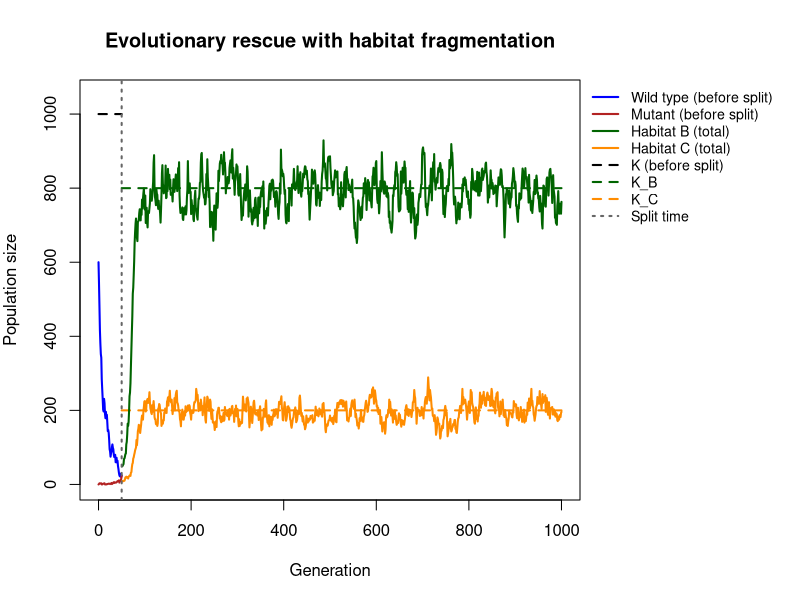
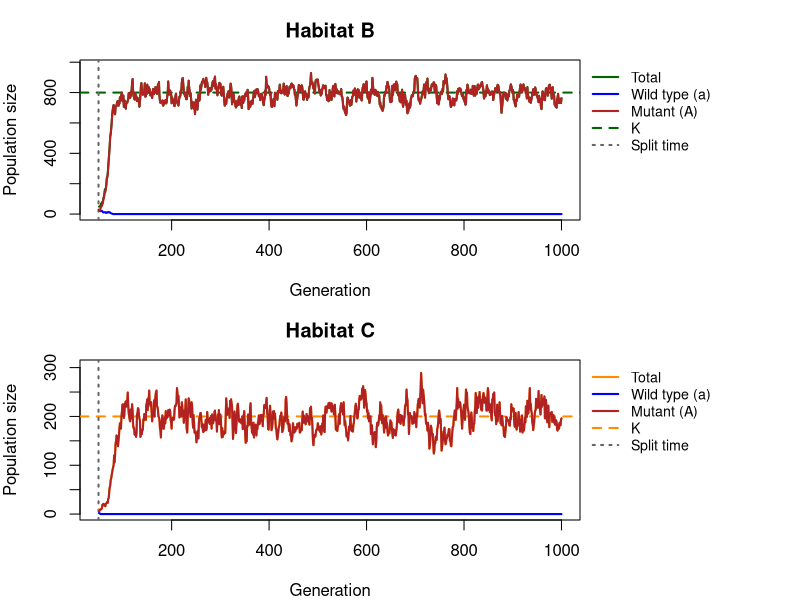
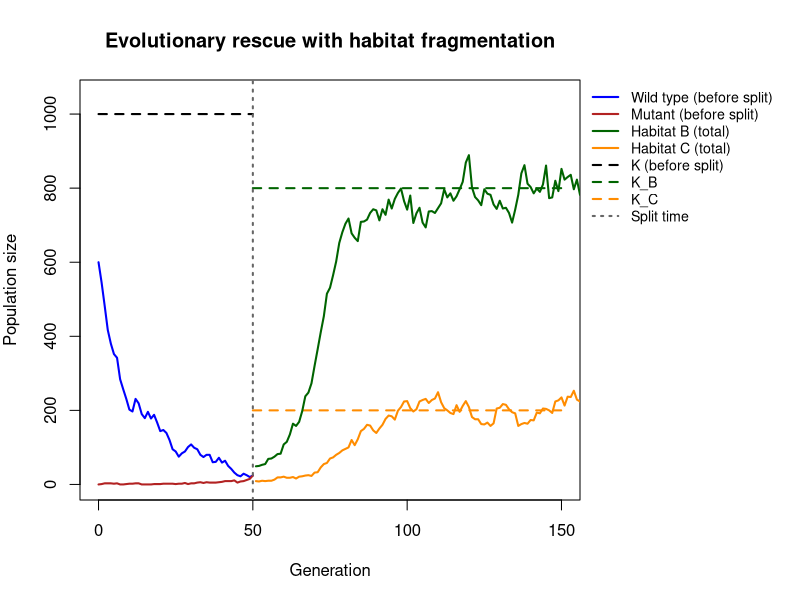
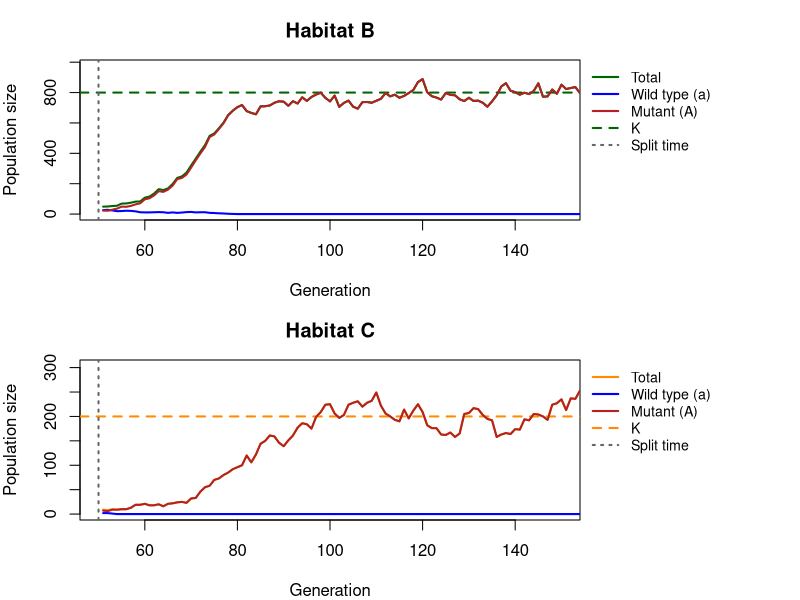

Write R code to recreate these figures, in order. (Note: this script raises an error after producing the figures.)
## ---- chunk 1
simulate_one_gen <- function(N_a, N_A, decay_rate, sel_coeff, mut_rate, K) {
  # total population size and per-capita growth rates without competition
  N_tot <- N_a + N_A
  rho_a <- -decay_rate
  rho_A <- sel_coeff - decay_rate
  # logistic growth: crowding reduces the growth of both types equally (set to 0 if negative)
  mean_a <- N_a * max(0, 1 + rho_a - rho_A * N_tot / K)
  mean_A <- N_A * max(0, 1 + rho_A - rho_A * N_tot / K)
  # draw offspring according to Poisson distribution
  offsp_a <- rpois(1, mean_a)
  offsp_A <- rpois(1, mean_A)
  
  # draw new mutants according to Poisson distribution
  mut_a_to_A <- rpois(1, offsp_a * mut_rate)
  
  # determine new population sizes of wild type and mutant
  N_a_new <- offsp_a - mut_a_to_A
  N_A_new <-  offsp_A + mut_a_to_A
  
  return(c(N_a_new, N_A_new))
}

 
# Test the function
print(simulate_one_gen(100,0,0.1,0.2,0.001,1000))




## ---- chunk 2
simulate_pop <- function(N_init_a, N_init_A, decay_rate, sel_coeff, mut_rate, t_max, K, habitat_prop, split_ratio, split_time) {
  # Create the vector in which to save the results
  pop_vector <- c(N_init_a, N_init_A)
  # initiate the variables
  pop_new <- c(N_init_a, N_init_A)
  
  # Create the vectors for the new habitats
  pop_vector_B <- NULL
  pop_vector_C <- NULL
  
  # run the simulation until generation t_max
  for (i in 1:t_max) {
    
     # Time when the fragmentation occur
    if (i == split_time + 1) {
      
    # Create the new habitats (creating new K)
    K_B <- K * habitat_prop
    K_C <- K * (1 - habitat_prop)
    
    #create the ratio of the splitting
    split_ratio_B <- split_ratio
    split_ratio_C <- (1 - split_ratio_B)
    # print(split_ratio_B)
    # print(split_ratio_C)
    # Distribute individuals  randomly to the habitat B
    n_B_a <- rbinom(1, pop_new[1], split_ratio_B) 
    n_B_A <- rbinom(1, pop_new[2], split_ratio_B)   

    # Distribute individuals randomly to the habitat C
    n_C_a <- pop_new[1] - n_B_a
    n_C_A <- pop_new[2] - n_B_A

    # Calculate the new populatins for B an C 
    pop_new_B <- simulate_one_gen(n_B_a, n_B_A, decay_rate, sel_coeff, mut_rate, K_B)
    pop_new_C <- simulate_one_gen(n_C_a, n_C_A, decay_rate, sel_coeff, mut_rate, K_C)
    
    # add the new population sizes to the output vector
    pop_vector_B <- rbind(pop_vector_B,pop_new_B)
    pop_vector_C <- rbind(pop_vector_C,pop_new_C)
    
    }
    
    if (i > split_time + 1) {

    pop_new_B <- simulate_one_gen(
      pop_new_B[1], pop_new_B[2],
      decay_rate, sel_coeff, mut_rate,K_B
    )

    pop_new_C <- simulate_one_gen(
      pop_new_C[1], pop_new_C[2],
      decay_rate, sel_coeff, mut_rate,K_C
    )

    # Save the results for each generation
    pop_vector_B <- rbind(pop_vector_B, pop_new_B)
    pop_vector_C <- rbind(pop_vector_C, pop_new_C)

    # define the row and column names of the output vector
    rownames(pop_vector_B) <- (0:t_max)[1:length(pop_vector_B[,1])] 
    rownames(pop_vector_C) <- (0:t_max)[1:length(pop_vector_C[,1])]
    colnames(pop_vector_B) <- c("a","A")
    colnames(pop_vector_C) <- c("a","A")
    
    }
    
    # Continue simulating habitat A only until split_time
if (i <= split_time) {
  
    # redefine the current population one generation later
    pop_new <- simulate_one_gen(pop_new[1],pop_new[2], decay_rate, sel_coeff, mut_rate,K)
    # add the new population sizes to the output vector
    pop_vector <- rbind(pop_vector,pop_new)
    # condition to stop the simulation before t_max: either the population exceeds 1.5 times the original population size, or it goes extinct
    if (pop_new[1]+pop_new[2]>=200*(N_init_a+ N_init_A) | pop_new[1]+pop_new[2]==0) break
}
    
 }
  # define the row and column names of the output vector
  rownames(pop_vector) <- (0:t_max)[1:length(pop_vector[,1])] # note that the vector has to be cut if the simulation stopped early
  colnames(pop_vector) <- c("a","A")
  
  # Data frames
    pop_vector_df <- as.data.frame(pop_vector)
    pop_vector_B_df <- as.data.frame(pop_vector_B)
    pop_vector_C_df <- as.data.frame(pop_vector_C)
  # return all three population vectors separately
  return(list(main = pop_vector_df, B = pop_vector_B_df, C = pop_vector_C_df))

  
}
## ---- chunk 3
# ============================================================
# Plot functions for the evolutionary rescue simulation
# with habitat fragmentation
# ============================================================

# ---- 1. Overview plot: wild type and mutant before the split,
#         total of habitats B and C after the split, legend outside ----
plot_split <- function(output, K, habitat_prop, split_time, xlim_max = NULL) {

  main <- output$main
  B    <- output$B
  C    <- output$C

  K_B <- K * habitat_prop
  K_C <- K * (1 - habitat_prop)

  # population sizes before the split (wild type and mutant separately)
  wt_main  <- main$a
  mut_main <- main$A

  # total population sizes after the split
  tot_B <- B$a + B$A
  tot_C <- C$a + C$A

  # generation numbers
  gen_main <- 0:(length(wt_main) - 1)
  gen_B    <- split_time + seq_along(tot_B)
  gen_C    <- split_time + seq_along(tot_C)

  # axis ranges
  x_max <- if (is.null(xlim_max)) max(c(gen_main, gen_B)) else xlim_max
  y_max <- max(c(K, wt_main, mut_main, tot_B, tot_C), na.rm = TRUE)

  # make room on the right for the legend, restore settings afterwards
  old_par <- par(mar = c(5, 4, 4, 11))
  on.exit(par(old_par))

  plot(NA, xlim = c(0, x_max), ylim = c(0, y_max * 1.05),
       xlab = "Generation", ylab = "Population size",
       main = "Evolutionary rescue with habitat fragmentation")

  # carrying capacities: K only until the split, then K_B and K_C
  segments(0, K, split_time, K, col = "black", lty = 2, lwd = 2)
  segments(split_time, K_B, x_max, K_B, col = "darkgreen",  lty = 2, lwd = 2)
  segments(split_time, K_C, x_max, K_C, col = "darkorange", lty = 2, lwd = 2)

  # before the split: wild type and mutant
  lines(gen_main, wt_main,  col = "blue",      lwd = 2)
  lines(gen_main, mut_main, col = "firebrick", lwd = 2)

  # after the split: total of habitat B and C
  if (length(tot_B) > 0) lines(gen_B, tot_B, col = "darkgreen",  lwd = 2)
  if (length(tot_C) > 0) lines(gen_C, tot_C, col = "darkorange", lwd = 2)

  # split time
  abline(v = split_time, col = "grey40", lty = 3, lwd = 2)

  # legend outside, at the top right corner of the plot region
  legend(x = par("usr")[2], y = par("usr")[4], xpd = TRUE, bty = "n",
         xjust = 0, yjust = 1, cex = 0.85,
         legend = c("Wild type (before split)", "Mutant (before split)",
                    "Habitat B (total)", "Habitat C (total)",
                    "K (before split)", "K_B", "K_C", "Split time"),
         col = c("blue", "firebrick", "darkgreen", "darkorange",
                 "black", "darkgreen", "darkorange", "grey40"),
         lty = c(1, 1, 1, 1, 2, 2, 2, 3), lwd = 2)
}

# ---- 2. Single habitat panel (used for B and C) ----
plot_habitat <- function(df, K_hab, split_time, title, col_tot, xlim_max = NULL) {

  if (is.null(df) || nrow(df) == 0) {
    plot.new()
    title(main = paste(title, "- no data (population ended before the split)"))
    return(invisible(NULL))
  }

  gens  <- split_time + seq_len(nrow(df))
  tot   <- df$a + df$A
  x_max <- if (is.null(xlim_max)) max(gens) else xlim_max
  y_max <- max(c(K_hab, tot), na.rm = TRUE)

  plot(NA, xlim = c(split_time, x_max), ylim = c(0, y_max * 1.05),
       xlab = "Generation", ylab = "Population size", main = title)

  abline(h = K_hab, col = col_tot, lty = 2, lwd = 2)       # K of this habitat
  abline(v = split_time, col = "grey40", lty = 3, lwd = 2) # split time

  lines(gens, tot,  col = col_tot,     lwd = 2)  # total
  lines(gens, df$a, col = "blue",      lwd = 2)  # wild type
  lines(gens, df$A, col = "firebrick", lwd = 2)  # mutant

  legend(x = par("usr")[2], y = par("usr")[4], xpd = TRUE, bty = "n",
         xjust = 0, yjust = 1, cex = 0.85,
         legend = c("Total", "Wild type (a)", "Mutant (A)", "K", "Split time"),
         col = c(col_tot, "blue", "firebrick", col_tot, "grey40"),
         lty = c(1, 1, 1, 2, 3), lwd = 2)
}

# ---- 3. Two panels: habitat B on top, habitat C below ----
plot_habitats <- function(output, K, habitat_prop, split_time, xlim_max = NULL) {

  K_B <- K * habitat_prop
  K_C <- K * (1 - habitat_prop)

  # two panels stacked, with room on the right for the legends
  old_par <- par(mfrow = c(2, 1), mar = c(4, 4, 3, 11))
  on.exit(par(old_par))

  plot_habitat(output$B, K_B, split_time, "Habitat B", "darkgreen",  xlim_max)
  plot_habitat(output$C, K_C, split_time, "Habitat C", "darkorange", xlim_max)
}

# ============================================================
# Usage
# (simulate_one_gen and simulate_pop must be defined first)
# ============================================================
max_gen      <- 1000
K            <- 1000
habitat_prop <- 0.8
split_time   <- 50

output <- simulate_pop(600, 0, 0.01, 0.2, 0.001, max_gen, K,
                       habitat_prop, 0.8, split_time)

# overview plot
plot_split(output, K = K, habitat_prop = habitat_prop, split_time = split_time)

# panels for habitat B and C
plot_habitats(output, K = K, habitat_prop = habitat_prop, split_time = split_time)

# zoomed in on the first 150 generations
plot_split(output, K = K, habitat_prop = habitat_prop,
           split_time = split_time, xlim_max = 150)
plot_habitats(output, K = K, habitat_prop = habitat_prop,
              split_time = split_time, xlim_max = 150)

## ---- chunk 4
# set some parameters to fixed values
init_a <- 100
init_A <- 0
m_rate <- 0.001
max_gen <- 1000
# determine how often to run the simulation for each set of parameters
no_replicates <- 100

# set parameters to vary
s_values <- c(0.2,0.3,0.4)
r_values <- c(0.05,0.1,0.15)

# initialize data table - where to collect the results
data_table <- c()
# run the simulation across all chosen parameters
# loop over decay rates
for(rval in r_values){
  # loop over selection coefficients
  for(sval in s_values){
    # different way of running many simulations: make replicates using "repeat" function with a counter i
    # reset counter
    i<-1
    repeat {
      # increase counter by one
      i<-i+1
      # run the simulation once
      one_run <- simulate_pop(init_a,init_A,rval,sval,m_rate,max_gen, 1000, 0.5)
      # determine total population sizes
      total_size <- one_run[,1]+one_run[,2]
      # determine minimum population size
      min_size <- min(total_size)
      # determine (first) generation at which this population size occurred
      min_gen <- as.numeric(which(total_size==min_size)[1])
      # enter the data into the table
      data_table <- rbind(data_table,c(rval,sval,min_gen,min_size)) # note that we add the varying parameters (decay rate and selection coefficient) to the table too
      # stop the repeated computation after no_replicates times
      if(i>no_replicates) break
    }
  }
}
# define column names of data table
colnames(data_table) <- c("r","s","min_gen","no_min")
# show the first lines of the output
print(head(data_table))
